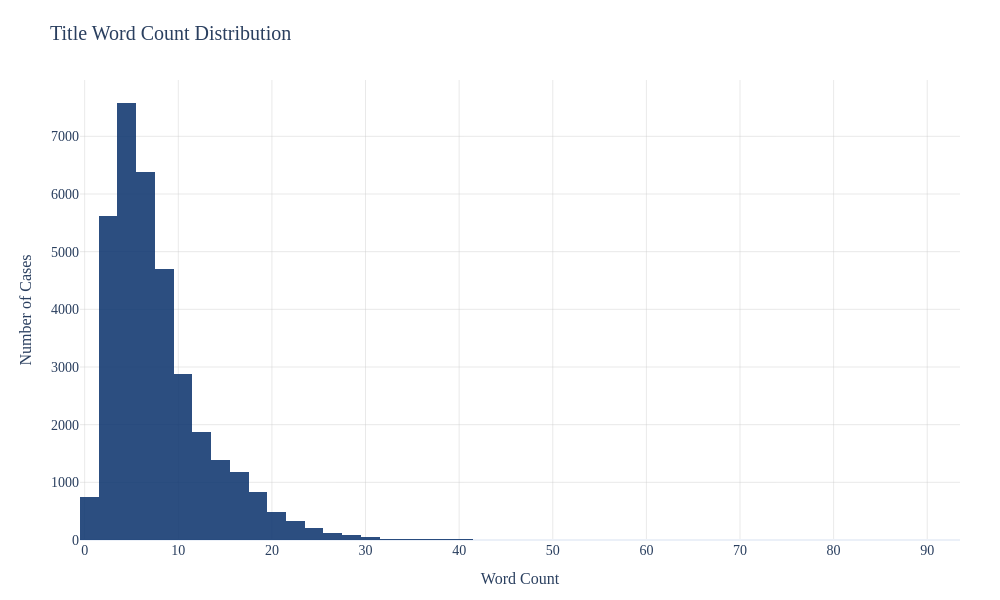
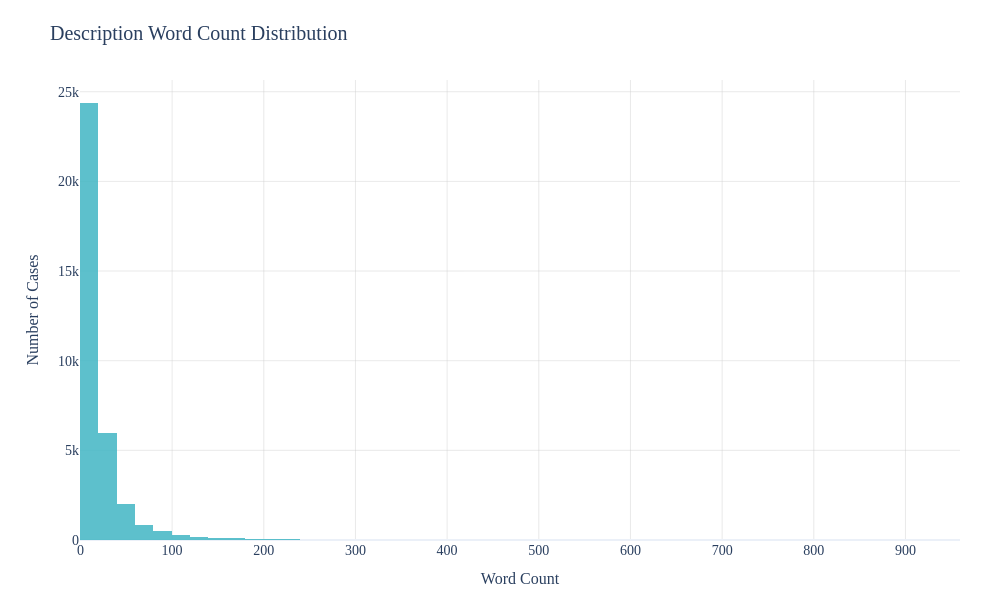

Notebook code for these charts, in order:
### Markdown cell above
## 15. EDA — Word Count Histograms
Separate histograms are plotted for the word counts of titles and descriptions, followed by a low-word-count analysis at thresholds of 3, 5, and 10 words. This assesses the prevalence of very short texts, which provide limited semantic signal for BERT embeddings and may reduce classification accuracy.

### Code cell
# =============================================================================
# Word Count Histogram Analysis — Separate Figures
# =============================================================================

if 'title_word_count' not in master_df.columns:
    master_df['title_word_count'] = master_df['TITLE'].astype(str).str.split().apply(len)
if 'description_word_count' not in master_df.columns:
    master_df['description_word_count'] = master_df['CASE_DESCRIPTION'].astype(str).str.split().apply(len)
if 'combined_word_count' not in master_df.columns:
    master_df['combined_word_count'] = (master_df['TITLE'].astype(str) + ' ' + master_df['CASE_DESCRIPTION'].astype(str)).str.split().apply(len)

# ---- Figure 1: Title Word Count Histogram ----
fig = go.Figure()
fig.add_trace(go.Histogram(
    x=master_df['title_word_count'],
    nbinsx=50,
    marker_color='#08306b',
    name='Title',
    hovertemplate='Word Count: %{x}<br>Cases: %{y}<extra></extra>',
    opacity=0.85
))
fig.update_layout(
    title=dict(text='Title Word Count Distribution', font=ACADEMIC_TITLE_FONT),
    xaxis_title=dict(text='Word Count', font=ACADEMIC_AXIS_FONT),
    yaxis_title=dict(text='Number of Cases', font=ACADEMIC_AXIS_FONT),
    xaxis=dict(tickfont=ACADEMIC_TICK_FONT,
               showgrid=True, gridcolor='rgba(200,200,200,0.4)', gridwidth=1),
    yaxis=dict(tickfont=ACADEMIC_TICK_FONT,
               showgrid=True, gridcolor='rgba(200,200,200,0.4)', gridwidth=1),
    width=1000,
    height=600,
    showlegend=False,
    template='plotly_white',
    font=ACADEMIC_FONT,
    plot_bgcolor='white',
    margin=dict(l=80, r=40, t=80, b=60)
)
fig.show()

fig.write_image(PATHS['results'] / 'Word_Count_Histogram_Title.png', scale=PLOTLY_SCALE, engine='kaleido')
fig.write_image(PATHS['results'] / 'Word_Count_Histogram_Title.pdf', engine='kaleido')
print(f"[OK] Saved PNG + PDF: {PATHS['results'] / 'Word_Count_Histogram_Title'}")

# ---- Figure 2: Description Word Count Histogram ----
fig = go.Figure()
fig.add_trace(go.Histogram(
    x=master_df['description_word_count'],
    nbinsx=50,
    marker_color='#41b6c4',
    name='Description',
    hovertemplate='Word Count: %{x}<br>Cases: %{y}<extra></extra>',
    opacity=0.85
))
fig.update_layout(
    title=dict(text='Description Word Count Distribution', font=ACADEMIC_TITLE_FONT),
    xaxis_title=dict(text='Word Count', font=ACADEMIC_AXIS_FONT),
    yaxis_title=dict(text='Number of Cases', font=ACADEMIC_AXIS_FONT),
    xaxis=dict(tickfont=ACADEMIC_TICK_FONT,
               showgrid=True, gridcolor='rgba(200,200,200,0.4)', gridwidth=1),
    yaxis=dict(tickfont=ACADEMIC_TICK_FONT,
               showgrid=True, gridcolor='rgba(200,200,200,0.4)', gridwidth=1),
    width=1000,
    height=600,
    showlegend=False,
    template='plotly_white',
    font=ACADEMIC_FONT,
    plot_bgcolor='white',
    margin=dict(l=80, r=40, t=80, b=60)
)
fig.show()

fig.write_image(PATHS['results'] / 'Word_Count_Histogram_Description.png', scale=PLOTLY_SCALE, engine='kaleido')
fig.write_image(PATHS['results'] / 'Word_Count_Histogram_Description.pdf', engine='kaleido')
print(f"[OK] Saved PNG + PDF: {PATHS['results'] / 'Word_Count_Histogram_Description'}")

# ---- Low word count analysis ----
thresholds = [3, 5, 10]
print("=" * 70)
print("LOW WORD COUNT ANALYSIS — Potential Impact on Model Performance")
print("=" * 70)

for t in thresholds:
    title_low = (master_df['title_word_count'] <= t).sum()
    desc_low = (master_df['description_word_count'] <= t).sum()
    combined_low = (master_df['combined_word_count'] <= t).sum()
    print(f"\n  Word count <= {t}:")
    print(f"    Titles:       {title_low:>6,} ({100*title_low/len(master_df):.4f}%)")
    print(f"    Descriptions: {desc_low:>6,} ({100*desc_low/len(master_df):.4f}%)")
    print(f"    Combined:     {combined_low:>6,} ({100*combined_low/len(master_df):.4f}%)")

print("\n" + "=" * 70)
print(f"Total records: {len(master_df):,}")
print("\nNote: Very short texts (<=5 words) provide limited semantic signal for BERT embeddings and may reduce classification accuracy.")

### Figure 1 — Plotly figure (JSON) as saved in the notebook; plotly's stock layout.template omitted (floating-point values rounded to 4 significant figures; data arrays with more than 128 entries replaced by an {"elided": "..."} marker saying what was removed)
{"data": [{"hovertemplate": "Word Count: %{x}<br>Cases: %{y}<extra></extra>", "marker": {"color": "#08306b"}, "name": "Title", "nbinsx": 50, "opacity": 0.85, "type": "histogram", "x": {"elided": "34576 int values"}}], "layout": {"font": {"family": "Times New Roman, serif", "size": 18}, "height": 600, "margin": {"b": 60, "l": 80, "r": 40, "t": 80}, "plot_bgcolor": "white", "showlegend": false, "title": {"font": {"family": "Times New Roman, serif", "size": 20}, "text": "Title Word Count Distribution"}, "width": 1000, "xaxis": {"gridcolor": "rgba(200,200,200,0.4)", "gridwidth": 1, "showgrid": true, "tickfont": {"family": "Times New Roman, serif", "size": 14}, "title": {"font": {"family": "Times New Roman, serif", "size": 16}, "text": "Word Count"}}, "yaxis": {"gridcolor": "rgba(200,200,200,0.4)", "gridwidth": 1, "showgrid": true, "tickfont": {"family": "Times New Roman, serif", "size": 14}, "title": {"font": {"family": "Times New Roman, serif", "size": 16}, "text": "Number of Cases"}}}}

### Figure 2 — Plotly figure (JSON) as saved in the notebook; plotly's stock layout.template omitted (floating-point values rounded to 4 significant figures; data arrays with more than 128 entries replaced by an {"elided": "..."} marker saying what was removed)
{"data": [{"hovertemplate": "Word Count: %{x}<br>Cases: %{y}<extra></extra>", "marker": {"color": "#41b6c4"}, "name": "Description", "nbinsx": 50, "opacity": 0.85, "type": "histogram", "x": {"elided": "34576 int values"}}], "layout": {"font": {"family": "Times New Roman, serif", "size": 18}, "height": 600, "margin": {"b": 60, "l": 80, "r": 40, "t": 80}, "plot_bgcolor": "white", "showlegend": false, "title": {"font": {"family": "Times New Roman, serif", "size": 20}, "text": "Description Word Count Distribution"}, "width": 1000, "xaxis": {"gridcolor": "rgba(200,200,200,0.4)", "gridwidth": 1, "showgrid": true, "tickfont": {"family": "Times New Roman, serif", "size": 14}, "title": {"font": {"family": "Times New Roman, serif", "size": 16}, "text": "Word Count"}}, "yaxis": {"gridcolor": "rgba(200,200,200,0.4)", "gridwidth": 1, "showgrid": true, "tickfont": {"family": "Times New Roman, serif", "size": 14}, "title": {"font": {"family": "Times New Roman, serif", "size": 16}, "text": "Number of Cases"}}}}
